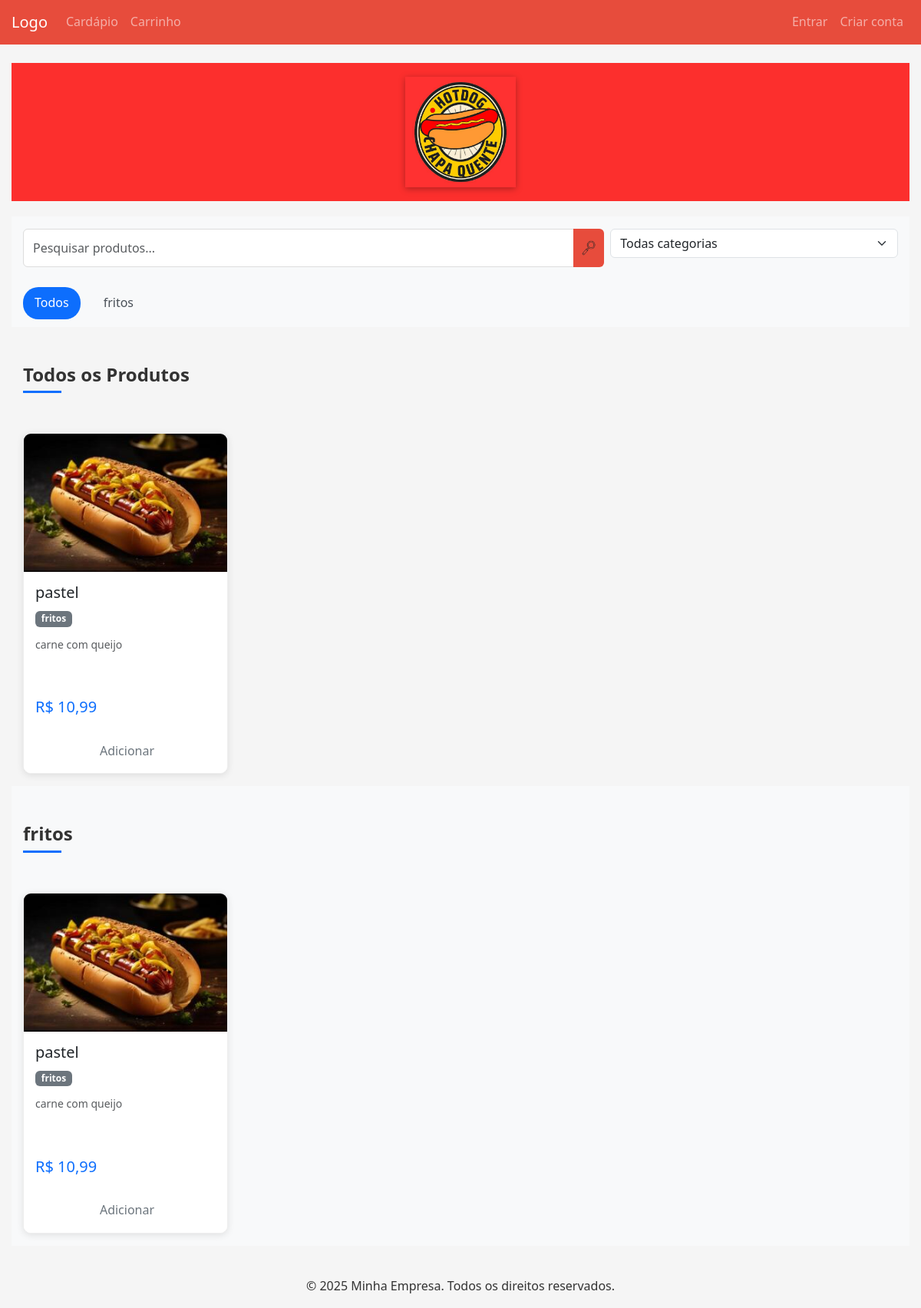
The page / on the database its author committed.
### produto/models.py (models this page shows, shortened)
class CategoriaProduto(models.Model):
    nome = models.CharField(max_length=20, unique=True)

class Produto(models.Model):
    nome = models.CharField(max_length=100)
    descricao = models.TextField(blank=True, null=True)
    categorias = models.ManyToManyField(CategoriaProduto, related_name='produtos')
    preco = models.DecimalField(max_digits=10, decimal_places=2)
    imagem = models.ImageField(upload_to='produtos/', blank=True, null=True)
    disponivel = models.BooleanField(default=True)  # Campo para controlar disponibilidade

### principal/views.py (the view, shortened to what this page needs)
# urls.py: path("", home, name="home"), # pagina inicial
def home(request):
    produtos = Produto.objects.all().order_by('nome')
    pesquisa = request.GET.get('pesquisa', '').strip()
    categoria_id = request.GET.get('categoria')
    preco_min = request.GET.get('preco_min')
    preco_max = request.GET.get('preco_max')
    sort = request.GET.get('sort', '')
    if sort == 'preco_asc':
        produtos = produtos.order_by('preco')
    elif sort == 'preco_desc':
        produtos = produtos.order_by('-preco')
    if pesquisa:
        produtos = produtos.filter(Q(nome__icontains=pesquisa) | Q(descricao__icontains=pesquisa))
    if categoria_id:
        produtos = produtos.filter(categorias__id=categoria_id)
    if preco_min:
        produtos = produtos.filter(preco__gte=preco_min)
    if preco_max:
        produtos = produtos.filter(preco__lte=preco_max)
    paginator = Paginator(produtos, 12)
    page = request.GET.get('page')
    try:
        produtos_pagina = paginator.page(page)
    except PageNotAnInteger:
        produtos_pagina = paginator.page(1)
    except EmptyPage:
        produtos_pagina = paginator.page(paginator.num_pages)
    categorias = CategoriaProduto.objects.all()
    carrinho_itens_count = 0
    if request.user.is_authenticated:
        carrinho = request.user.carrinho.first()
        if carrinho:
            carrinho_itens_count = carrinho.itens.count()
    context = {
        'produtos': produtos_pagina,
        'categorias': categorias,
        'pesquisa': pesquisa,
        'preco_min': preco_min,
        'preco_max': preco_max,
        'categoria_id': int(categoria_id) if categoria_id else 0,
        'sort': sort,
        'carrinho_count': carrinho_itens_count,
    }
    return render(request, 'principal/home.html', context)

### templates/principal/home.html (shortened to what this page needs)
{% extends 'base.html' %}
{% load static %}
{% block extra_css %}
<link rel="stylesheet" href="https://cdnjs.cloudflare.com/ajax/libs/animate.css/4.1.1/animate.min.css"/>
<link rel="stylesheet" href="{% static 'css/home.css' %}">
{% endblock %}
{% block content %}
<div class="container-fluid px-0">
  <div class="hero-container animate__animated animate__fadeIn">
    <img src="{% static 'images/chapa.jpeg' %}" alt="HOTDOG MING" class="hero-image">
  </div>
  <div class="search-container bg-light py-3">
    <div class="container">
      <form method="get" action="{% url 'pesquisar_produto' %}" class="row g-2">
        <div class="col-md-8">
          <div class="input-group">
            <input type="text" name="pesquisa" class="form-control" placeholder="Pesquisar produtos..." value="{{ request.GET.pesquisa }}">
            <button type="submit" class="btn btn-primary search-btn" title="Pesquisar">
            </button>
          </div>
        </div>
        <div class="col-md-4">
          <select name="categoria" class="form-select">
            <option value="">Todas categorias</option>
          </select>
        </div>
      </form>
    </div>
  </div>
  <div class="categories-scroll bg-light">
    <div class="container">
      <div class="d-flex">
        <a href="#todos" class="category-item">
          <span class="category-link active">Todos</span>
        </a>
        {% for categoria in categorias %}
        <a href="#categoria-{{ categoria.id }}" class="category-item">
          <span class="category-link">{{ categoria.nome }}</span>
        </a>
        {% endfor %}
      </div>
    </div>
  </div>
<section id="todos" class="product-section py-5">
  <div class="container">
      <h2 class="h4 fw-bold section-title">Todos os Produtos</h2>
      <div class="row row-cols-1 row-cols-md-2 row-cols-lg-3 row-cols-xl-4 g-4">
          {% for produto in produtos %}
          <div class="col">
              <div class="card h-100 product-card">
                  <div class="card-img-container">
                      {% if produto.imagem %}
                      <img src="{{ produto.imagem.url }}" class="card-img-top" alt="{{ produto.nome }}">
                      {% else %}
                      <i class="fas fa-image fa-3x text-muted"></i>
                      {% endif %}
                  </div>
                  <div class="card-body">
                      <h5 class="card-title">{{ produto.nome }}</h5>
                      <div class="mb-2">
                          {% for categoria in produto.categorias.all %}
                          <span class="badge bg-secondary me-1 mb-1">{{ categoria.nome }}</span>
                          {% endfor %}
                      </div>
                      <p class="card-text text-muted small mb-3">{{ produto.descricao|truncatechars:100 }}</p>
                      <div class="price-text">
                          <h5 class="text-primary mb-0">R$ {{ produto.preco|floatformat:2 }}</h5>
                      </div>
                  </div>
                  <div class="card-footer bg-white border-top-0">
                      <div class="d-grid">
                          <a href="{% url 'detalhes_produto' produto.id %}" class="btn btn-outline-secondary btn-sm">
                               Adicionar
                          </a>
                      </div>
                  </div>
              </div>
          </div>
          {% empty %}
          <div class="col-12">
              <div class="alert alert-info">Nenhum produto disponível no momento</div>
          </div>
          {% endfor %}
      </div>
  </div>
</section>
{% for categoria in categorias %}
<section id="categoria-{{ categoria.id }}" class="category-section py-5 bg-light">
  <div class="container">
      <h2 class="h4 fw-bold section-title">{{ categoria.nome }}</h2>
      <div class="row row-cols-1 row-cols-md-2 row-cols-lg-3 row-cols-xl-4 g-4">
          {% for produto in categoria.produtos.all %}
          <div class="col">
              <div class="card h-100 product-card">
                  <div class="card-img-container">
                      {% if produto.imagem %}
                      <img src="{{ produto.imagem.url }}" class="card-img-top" alt="{{ produto.nome }}">
                      {% else %}
                      <i class="fas fa-image fa-3x text-muted"></i>
                      {% endif %}
                  </div>
                  <div class="card-body">
                      <h5 class="card-title">{{ produto.nome }}</h5>
                      <div class="mb-2">
                          {% for cat in produto.categorias.all %}
                          <span class="badge bg-secondary me-1 mb-1">{{ cat.nome }}</span>
                          {% endfor %}
                      </div>
                      <p class="card-text text-muted small mb-3">{{ produto.descricao|truncatechars:100 }}</p>
                      <div class="price-text">
                          <h5 class="text-primary mb-0">R$ {{ produto.preco|floatformat:2 }}</h5>
                      </div>
                  </div>
                  <div class="card-footer bg-white border-top-0">
                      <div class="d-grid">
                          <a href="{% url 'detalhes_produto' produto.id %}" class="btn btn-outline-secondary btn-sm">
                               Adicionar
                          </a>
                      </div>
                  </div>
              </div>
          </div>
          {% empty %}
          <div class="col-12">
              <div class="alert alert-info">Nenhum produto nesta categoria</div>
          </div>
          {% endfor %}
      </div>
  </div>
</section>
{% endfor %}
</div>
{% endblock %}

### static/css/style.css (style rules this page uses)
.input-group .form-control { border-top-right-radius: 0; border-bottom-right-radius: 0; }
:root { --primary-color: #e74c3c; --primary-hover: #c0392b; --secondary-color: #2ecc71; --secondary-hover: #27ae60; --danger-color: #d63031; --danger-hover: #b71c1c; --light-color: #f5f6fa; --dark-color: #2f3640; --text-color: #333; --border-radius: 6px; --box-shadow: 0 2px 10px rgba(0, 0, 0, 0.1); --transition: all 0.3s ease; }
* { margin: 0; padding: 0; box-sizing: border-box; }
body { font-family: 'Segoe UI', Tahoma, Geneva, Verdana, sans-serif; background-color: #f5f5f5; color: var(--text-color); line-height: 1.6; }
.container { max-width: 1200px; margin: 0 auto; padding: 0 15px; }
.card { background: white; border-radius: var(--border-radius); box-shadow: var(--box-shadow); overflow: hidden; margin-top: 2rem; }
.card-body { padding: 1.5rem; }
.form-control { width: 100%; padding: 0.75rem; border: 1px solid #ddd; border-radius: var(--border-radius); font-size: 1rem; transition: var(--transition); }
.btn { display: inline-block; padding: 0.6rem 1.2rem; font-size: 1rem; font-weight: 500; text-align: center; border: none; border-radius: var(--border-radius); cursor: pointer; transition: var(--transition); text-decoration: none; }
.btn-primary { background-color: var(--primary-color); color: white; }

### static/css/home.css (style rules this page uses)
.categories-scroll { -webkit-overflow-scrolling: touch; scrollbar-width: none; white-space: nowrap; overflow-x: auto; padding: 10px 0; }
.category-item { display: inline-block; margin-right: 15px; }
.category-link { color: #495057; text-decoration: none; font-weight: 500; padding: 8px 15px; border-radius: 20px; transition: all 0.3s; display: inline-block; }
.category-link:hover, .category-link.active { background-color: #0d6efd; color: white; }
.product-card { transition: transform 0.3s ease, box-shadow 0.3s ease; height: 100%; display: flex; flex-direction: column; border: 1px solid #eee; border-radius: 10px; overflow: hidden; }
.card-img-container { height: 180px; overflow: hidden; display: flex; align-items: center; justify-content: center; background-color: #f8f9fa; }
.card-img-top { object-fit: cover; width: 100%; height: 100%; transition: transform 0.5s ease; }
.card-body { flex: 1; display: flex; flex-direction: column; padding: 15px; }
.price-text { margin-top: auto; padding-top: 10px; }
.section-title { position: relative; padding-bottom: 10px; margin-bottom: 20px; }
.section-title:after { content: ''; position: absolute; left: 0; bottom: 0; width: 50px; height: 3px; background-color: #0d6efd; }
html { scroll-behavior: smooth; }

### templates/base.html (style rules this page uses)
.btn-primary { background-color: #e74c3c; border-color: #e74c3c; }

### rows shown on the page
CategoriaProduto: nome "fritos"
Produto: imagem (picture), nome "pastel", descricao "carne com queijo", preco "10,99"
